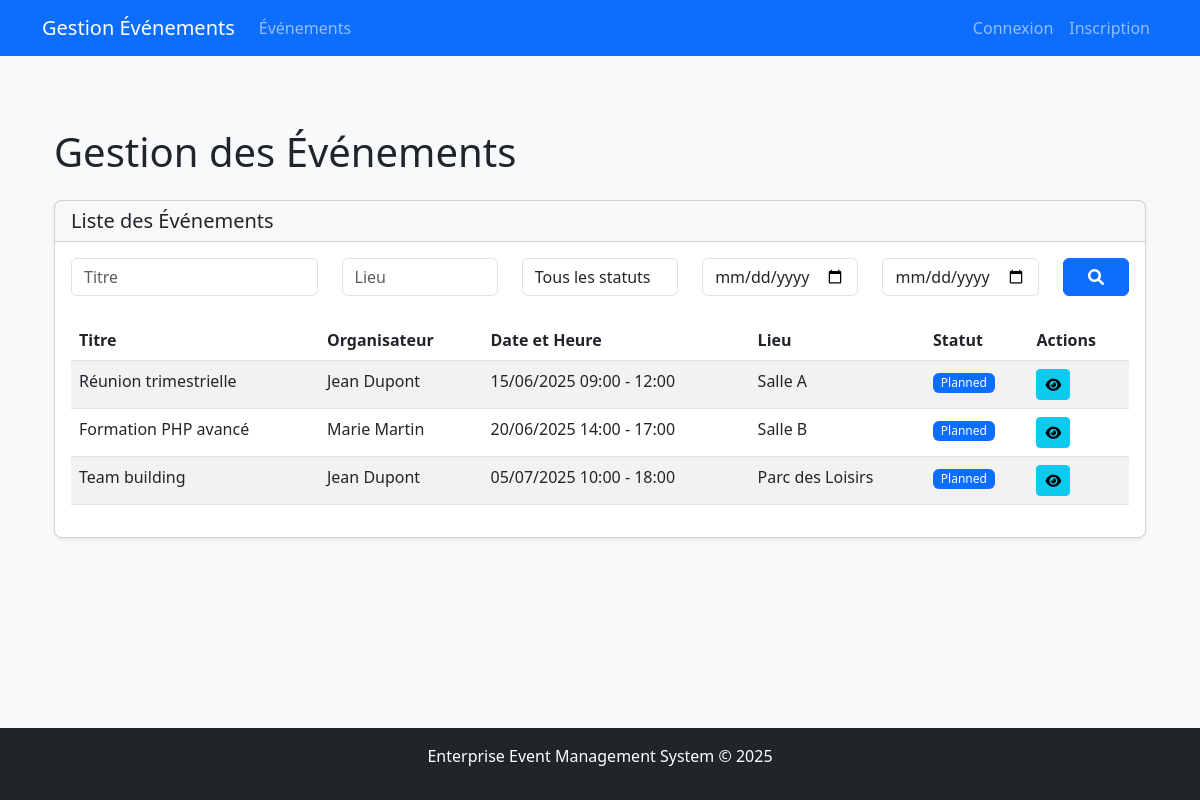
/event, run on the app's committed database.
### tables this page shows
CREATE TABLE events (
    id INT AUTO_INCREMENT PRIMARY KEY,
    organizer_id INT NOT NULL,
    title VARCHAR(100) NOT NULL,
    description TEXT,
    start_datetime DATETIME NOT NULL,
    end_datetime DATETIME NOT NULL,
    location VARCHAR(100) NOT NULL,
    max_participants INT,
    status ENUM('planned', 'ongoing', 'completed', 'cancelled') DEFAULT 'planned',
    created_at TIMESTAMP DEFAULT CURRENT_TIMESTAMP,
    updated_at TIMESTAMP DEFAULT CURRENT_TIMESTAMP ON UPDATE CURRENT_TIMESTAMP,
    FOREIGN KEY (organizer_id) REFERENCES organizers(id) ON DELETE CASCADE
);

CREATE TABLE organizers (
    id INT AUTO_INCREMENT PRIMARY KEY,
    user_id INT NOT NULL,
    first_name VARCHAR(50) NOT NULL,
    last_name VARCHAR(50) NOT NULL,
    phone VARCHAR(20),
    department VARCHAR(50),
    created_at TIMESTAMP DEFAULT CURRENT_TIMESTAMP,
    updated_at TIMESTAMP DEFAULT CURRENT_TIMESTAMP ON UPDATE CURRENT_TIMESTAMP,
    FOREIGN KEY (user_id) REFERENCES users(id) ON DELETE CASCADE
);

### src/Models/Event.php (called while the page is built, shortened)
<?php
class Event {
    private $conn;
    public function __construct() {
        $database = new Database();
        $this->conn = $database->connect();
    }
    public function getAll() {
        $stmt = $this->conn->prepare("
            SELECT e.*, o.first_name AS organizer_first_name, o.last_name AS organizer_last_name
            FROM events e
            JOIN organizers o ON e.organizer_id = o.id
        ");
        $stmt->execute();
        return $stmt->fetchAll(PDO::FETCH_ASSOC);
    }
}

### src/Models/Database.php (called while the page is built, shortened)
<?php
class Database {
    private $host;
    private $db_name;
    private $username;
    private $password;
    public function __construct() {
        $this->host = 'mysql';
        $this->db_name = 'events_db';
        $this->username = 'event_user';
        $this->password = 'event_pass';
    }
    public function connect() {
        $this->conn = null;
        try {
            $this->conn = new PDO(
                "mysql:host=" . $this->host . ";dbname=" . $this->db_name,
                $this->username,
                $this->password
            );
            $this->conn->setAttribute(PDO::ATTR_ERRMODE, PDO::ERRMODE_EXCEPTION);
            $this->conn->exec("set names utf8");
        } catch (PDOException $exception) {
            echo "Connection error: " . $exception->getMessage();
        }
        return $this->conn;
    }
}

### src/Controllers/EventController.php (called while the page is built, shortened)
<?php
class EventController {
    private $eventModel;
    public function __construct() {
        $this->eventModel = new Event();
    }
    public function index() {
        $events = $this->eventModel->getAll();
        include __DIR__ . '/../views/events/index.php';
    }
}

### src/views/events/index.php (the view, shortened to what this page needs)
<?php include 'views/partials/header.php'; ?>
<div class="container mt-4">
    <h1 class="mb-4">Gestion des Événements</h1>
    <div class="card mb-4">
        <div class="card-header">
            <div class="d-flex justify-content-between align-items-center">
                <h5 class="mb-0">Liste des Événements</h5>
            </div>
        </div>
        <div class="card-body">
            <form method="GET" action="<?= BASE_URL; ?>/event/search" class="mb-4">
                <div class="row">
                    <div class="col-md-3">
                        <input type="text" name="title" class="form-control" placeholder="Titre" value="<?= htmlspecialchars($_GET['title'] ?? ''); ?>">
                    </div>
                    <div class="col-md-2">
                        <input type="text" name="location" class="form-control" placeholder="Lieu" value="<?= htmlspecialchars($_GET['location'] ?? ''); ?>">
                    </div>
                    <div class="col-md-2">
                        <select name="status" class="form-control">
                            <option value="">Tous les statuts</option>
                        </select>
                    </div>
                    <div class="col-md-2">
                        <input type="date" name="start_date" class="form-control" placeholder="Date début" value="<?= htmlspecialchars($_GET['start_date'] ?? ''); ?>">
                    </div>
                    <div class="col-md-2">
                        <input type="date" name="end_date" class="form-control" placeholder="Date fin" value="<?= htmlspecialchars($_GET['end_date'] ?? ''); ?>">
                    </div>
                    <div class="col-md-1">
                        <button type="submit" class="btn btn-primary w-100">
                            <i class="fas fa-search"></i>
                        </button>
                    </div>
                </div>
            </form>
            <div class="table-responsive">
                <table class="table table-striped table-hover">
                    <thead>
                        <tr>
                            <th>Titre</th>
                            <th>Organisateur</th>
                            <th>Date et Heure</th>
                            <th>Lieu</th>
                            <th>Statut</th>
                            <th>Actions</th>
                        </tr>
                    </thead>
                    <tbody>
                        <?php foreach ($events as $event): ?>
                            <tr>
                                <td><?= htmlspecialchars($event['title']); ?></td>
                                <td><?= htmlspecialchars($event['organizer_first_name'] . ' ' . $event['organizer_last_name']); ?></td>
                                <td>
                                    <?= date('d/m/Y H:i', strtotime($event['start_datetime'])); ?> -
                                    <?= date('H:i', strtotime($event['end_datetime'])); ?>
                                </td>
                                <td><?= htmlspecialchars($event['location']); ?></td>
                                <td>
                                    <span class="badge
                                        <?= $event['status'] === 'planned' ? 'bg-primary' : ''; ?>
                                        <?= $event['status'] === 'ongoing' ? 'bg-warning text-dark' : ''; ?>
                                        <?= $event['status'] === 'completed' ? 'bg-success' : ''; ?>
                                        <?= $event['status'] === 'cancelled' ? 'bg-danger' : ''; ?>">
                                        <?= ucfirst($event['status']); ?>
                                    </span>
                                </td>
                                <td>
                                    <a href="<?= BASE_URL; ?>/event/<?= $event['id']; ?>" class="btn btn-sm btn-info">
                                        <i class="fas fa-eye"></i>
                                    </a>
                                </td>
                            </tr>
                        <?php endforeach; ?>
                    </tbody>
                </table>
            </div>
        </div>
    </div>
</div>
<?php include 'views/partials/footer.php'; ?>

### src/index.php (shortened to what this page needs)
<?php
spl_autoload_register(function ($class) {
    $baseDir = __DIR__ . '/';
    $prefix = 'App\\';
    $len = strlen($prefix);
    $relativeClass = substr($class, $len);
    $file = $baseDir . str_replace('\\', '/', $relativeClass) . '.php';
});
$request = $_SERVER['REQUEST_URI'];
$basePath = str_replace('/index.php', '', $_SERVER['SCRIPT_NAME']);
$route = str_replace($basePath, '', $request);
$routeParts = explode('?', $route);
$route = $routeParts[0];
$controller = DEFAULT_CONTROLLER;
$action = DEFAULT_ACTION;
$params = [];
if (!empty($route)) {
    $routeParts = explode('/', trim($route, '/'));
    $controller = !empty($routeParts[0]) ? $routeParts[0] : $controller;
    $action = !empty($routeParts[1]) ? $routeParts[1] : $action;
    $params = array_slice($routeParts, 2);
}
$controllerClass = 'App\\Controllers\\' . ucfirst($controller) . 'Controller';
if (class_exists($controllerClass)) {
    $controllerInstance = new $controllerClass();
    if (method_exists($controllerInstance, $action)) {
        call_user_func_array([$controllerInstance, $action], $params);
    } else {
        http_response_code(404);
        echo "Action not found: $action in $controllerClass";
    }
} else {
    http_response_code(404);
    echo "Controller not found: $controllerClass";
}

### src/views/partials/header.php (shortened to what this page needs)
<!DOCTYPE html>
<html lang="fr">
<head>
    <link href="https://cdn.jsdelivr.net/npm/bootstrap@5.3.0/dist/css/bootstrap.min.css" rel="stylesheet">
    <link rel="stylesheet" href="https://cdnjs.cloudflare.com/ajax/libs/font-awesome/6.0.0/css/all.min.css">
    <link href="<?= BASE_URL; ?>/assets/css/style.css" rel="stylesheet">
</head>
<body>
<?php include __DIR__ . '/navbar.php'; ?>
<main class="container py-4">

### src/views/partials/navbar.php (shortened to what this page needs)
<nav class="navbar navbar-expand-lg navbar-dark bg-primary mb-4">
    <div class="container">
        <a class="navbar-brand" href="<?= BASE_URL; ?>/home">Gestion Événements</a>
        <div class="collapse navbar-collapse" id="navbarNav">
            <ul class="navbar-nav me-auto">
                <li class="nav-item">
                    <a class="nav-link" href="<?= BASE_URL; ?>/event">Événements</a>
                </li>
            </ul>
            <ul class="navbar-nav">
                <?php if (isset($_SESSION['user_id'])): ?>
                    <li class="nav-item dropdown">
                        <a class="nav-link dropdown-toggle" href="#" id="navbarDropdown" role="button" data-bs-toggle="dropdown">
                            <i class="fas fa-user me-1"></i> <?= htmlspecialchars($_SESSION['username']); ?>
                        </a>
                        <ul class="dropdown-menu dropdown-menu-end">
                            <li><a class="dropdown-item" href="<?= BASE_URL; ?>/profile">Profil</a></li>
                            <li><hr class="dropdown-divider"></li>
                            <li>
                                <a class="dropdown-item" href="<?= BASE_URL; ?>/auth/logout">
                                    <i class="fas fa-sign-out-alt me-1"></i> Déconnexion
                                </a>
                            </li>
                        </ul>
                    </li>
                <?php else: ?>
                    <li class="nav-item">
                        <a class="nav-link" href="<?= BASE_URL; ?>/auth/login">Connexion</a>
                    </li>
                    <li class="nav-item">
                        <a class="nav-link" href="<?= BASE_URL; ?>/auth/register">Inscription</a>
                    </li>
                <?php endif; ?>
            </ul>
        </div>
    </div>
</nav>

### src/views/partials/footer.php
</main>
<footer class="text-center mt-4 p-3 bg-dark text-white">
    <p>Enterprise Event Management System © 2025</p>
</footer>
</body>
</html>

### src/assets/css/style.css (style rules this page uses)
body { background-color: #f8f9fa; min-height: 100vh; display: flex; flex-direction: column; }
main { flex: 1; }
.card { border-radius: 0.5rem; box-shadow: 0 0.125rem 0.25rem rgba(0, 0, 0, 0.075); }
.card-header { border-radius: 0.5rem 0.5rem 0 0 !important; }
.table-responsive { overflow-x: auto; }
.badge { font-weight: 500; padding: 0.35em 0.65em; }

### data on the page
events: title "Réunion trimestrielle", organizer.last_name "Jean Dupont", start_datetime "15/06/2025 09:00", end_datetime "12:00", location "Salle A", status "Planned"
events: title "Formation PHP avancé", organizer.last_name "Marie Martin", start_datetime "20/06/2025 14:00", end_datetime "17:00", location "Salle B", status "Planned"
events: title "Team building", organizer.last_name "Jean Dupont", start_datetime "05/07/2025 10:00", end_datetime "18:00", location "Parc des Loisirs", status "Planned"
